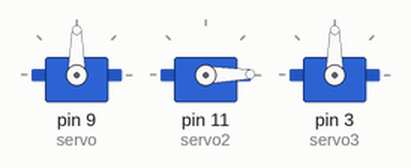
Recording of a sketch running on a simulated Arduino Uno, built with avr-gcc and run on an emulated ATmega328P. On the bench: 3 × servo.

Above: at 0.05 s.
At 0.45 s:
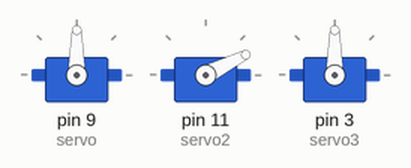
At 0.75 s:
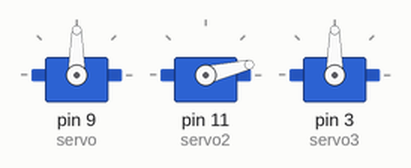
Timing chart, 0 to 6.7 s (numbered marks = the images above):
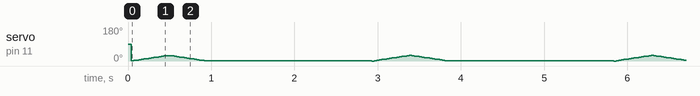

The sketch:

sketch_feb27a.ino
```cpp
#include "Servo.h"

Servo servo; // création de l'objet "servo"
Servo servo2;
Servo servo3;

const int bouton=7;
int val=1;
int etat=1;
int ancienval=1;

void setup() {
   servo.attach(9); // attache le servo au pin spécifié
   servo2.attach(11);
   servo3.attach(3);
   pinMode(bouton,INPUT);
   servo.write(90);
   delay(25);

}

void loop() {
    //servo2.write(0); // demande au servo de se déplacer à cette position
   //delay(1000); ;// attend 1000 ms entre changement de position
  servo.write(90);
  for (int position = 0; position < 30; position++) {
    servo2.write(position);
    delay(15);
  }
  for (int position = 30; position > 0; position--) {
    servo2.write(position);
    delay(15);
  }
  delay(2000);


}


//https://programmation.surleweb-france.fr/controle-de-servomoteurs-avec-arduino-tutoriel-complet-etape-par-etape/
```
